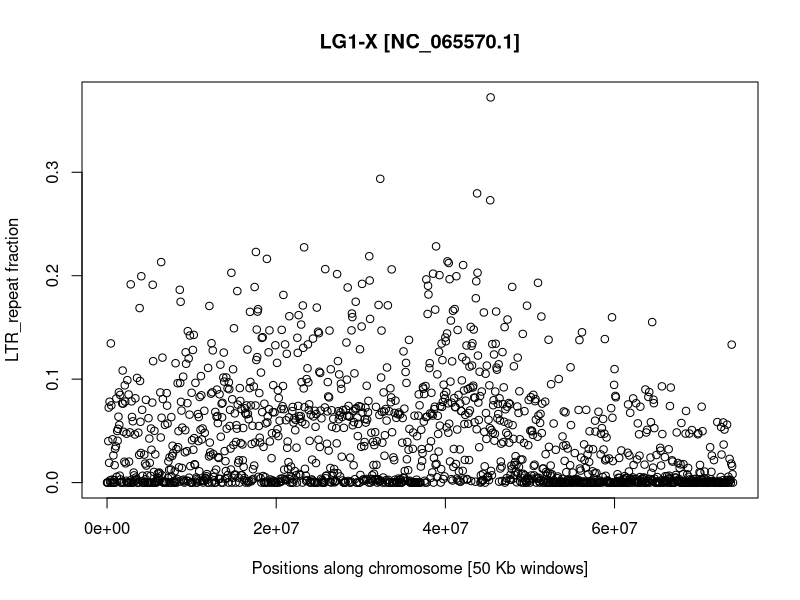
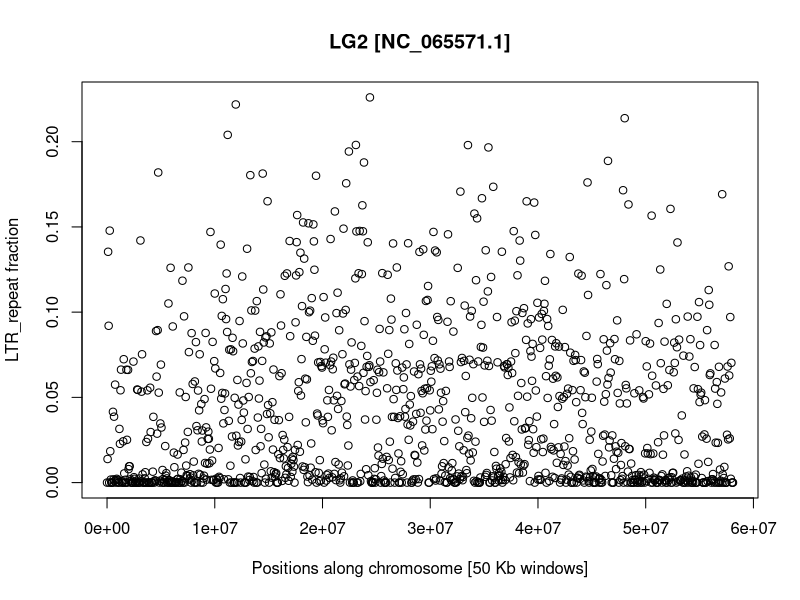
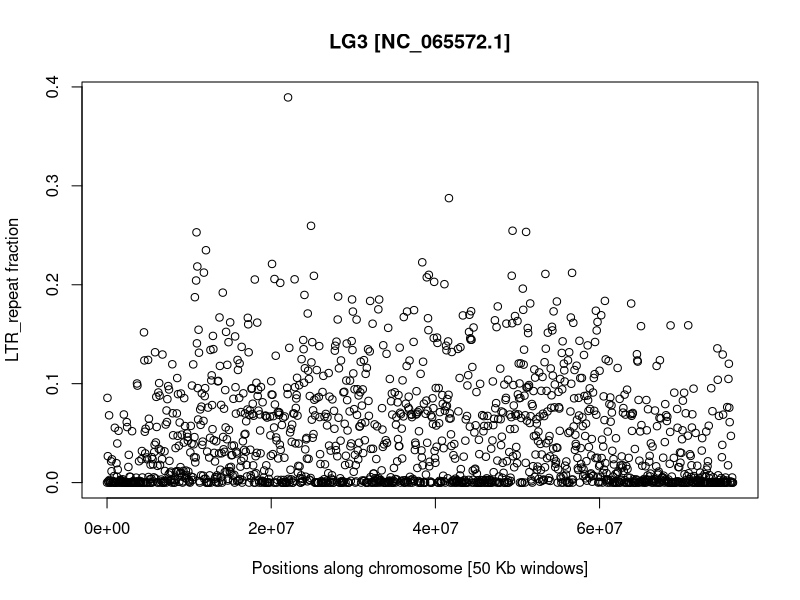
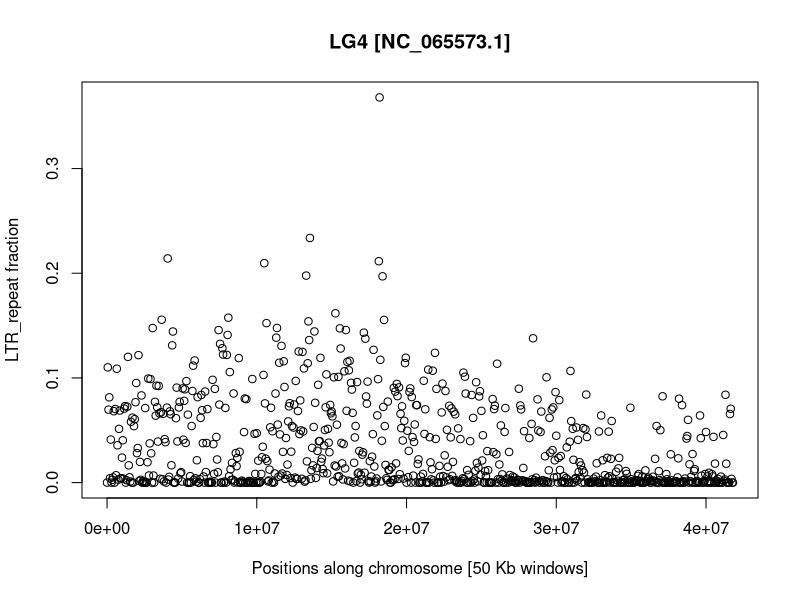
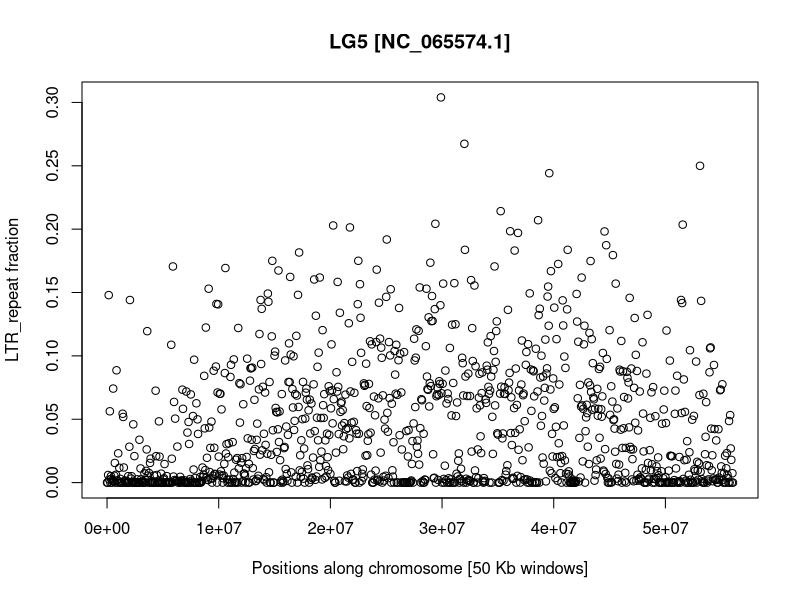
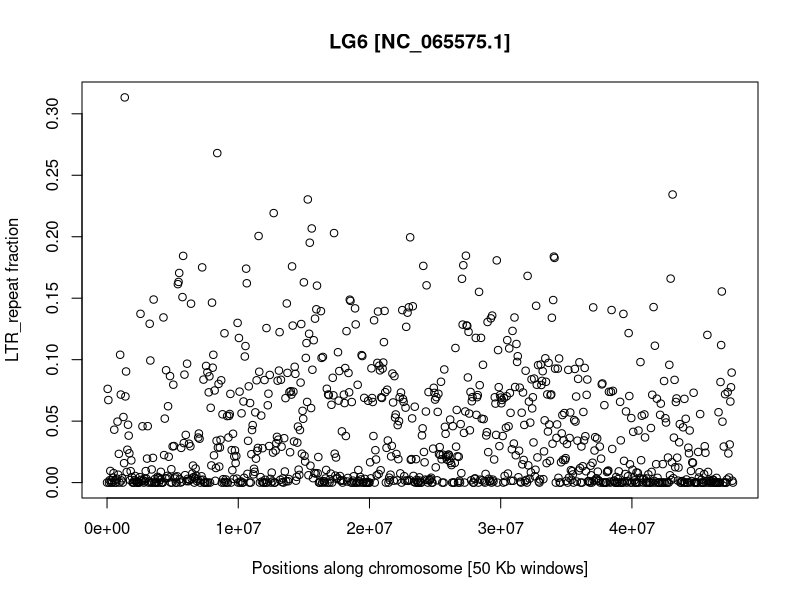
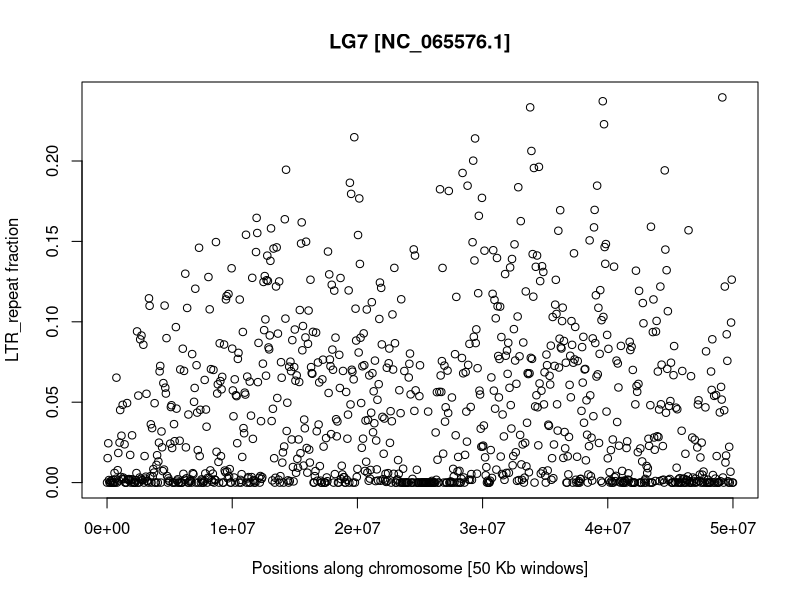
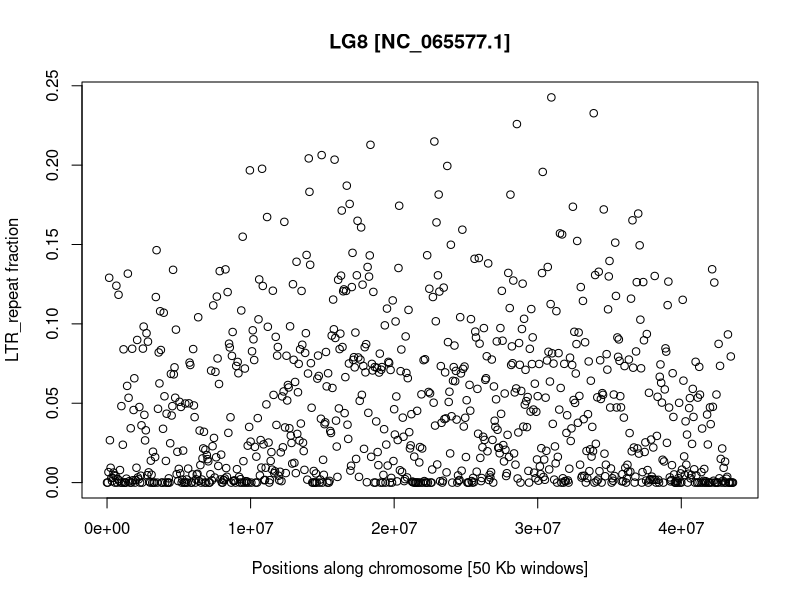

These figures' R source, in order:
read.table(file="All_LTR_repeats_coverage.txt",header=F)->M

pdf("LG1_X_LTR_repeat_content.pdf",width=20)
plot(M$V2[M$V1=="NC_065570.1"],M$V7[M$V1=="NC_065570.1"],ylab="LTR_repeat fraction",xlab="Positions along chromosome [50 Kb windows]",main="LG1-X [NC_065570.1]")
dev.off()

pdf("LG2_A_LTR_repeat_content.pdf",width=20)
plot(M$V2[M$V1=="NC_065571.1"],M$V7[M$V1=="NC_065571.1"],ylab="LTR_repeat fraction",xlab="Positions along chromosome [50 Kb windows]",main="LG2 [NC_065571.1]")
dev.off()

pdf("LG3_A_LTR_repeat_content.pdf",width=20)
plot(M$V2[M$V1=="NC_065572.1"],M$V7[M$V1=="NC_065572.1"],ylab="LTR_repeat fraction",xlab="Positions along chromosome [50 Kb windows]",main="LG3 [NC_065572.1]")
dev.off()

pdf("LG4_A_LTR_repeat_content.pdf",width=20)
plot(M$V2[M$V1=="NC_065573.1"],M$V7[M$V1=="NC_065573.1"],ylab="LTR_repeat fraction",xlab="Positions along chromosome [50 Kb windows]",main="LG4 [NC_065573.1]")
dev.off()

pdf("LG5_A_LTR_repeat_content.pdf",width=20)
plot(M$V2[M$V1=="NC_065574.1"],M$V7[M$V1=="NC_065574.1"],ylab="LTR_repeat fraction",xlab="Positions along chromosome [50 Kb windows]",main="LG5 [NC_065574.1]")
dev.off()

pdf("LG6_A_LTR_repeat_content.pdf",width=20)
plot(M$V2[M$V1=="NC_065575.1"],M$V7[M$V1=="NC_065575.1"],ylab="LTR_repeat fraction",xlab="Positions along chromosome [50 Kb windows]",main="LG6 [NC_065575.1]")
dev.off()

pdf("LG7_A_LTR_repeat_content.pdf",width=20)
plot(M$V2[M$V1=="NC_065576.1"],M$V7[M$V1=="NC_065576.1"],ylab="LTR_repeat fraction",xlab="Positions along chromosome [50 Kb windows]",main="LG7 [NC_065576.1]")
dev.off()

pdf("LG8_A_LTR_repeat_content.pdf",width=20)
plot(M$V2[M$V1=="NC_065577.1"],M$V7[M$V1=="NC_065577.1"],ylab="LTR_repeat fraction",xlab="Positions along chromosome [50 Kb windows]",main="LG8 [NC_065577.1]")
dev.off()
